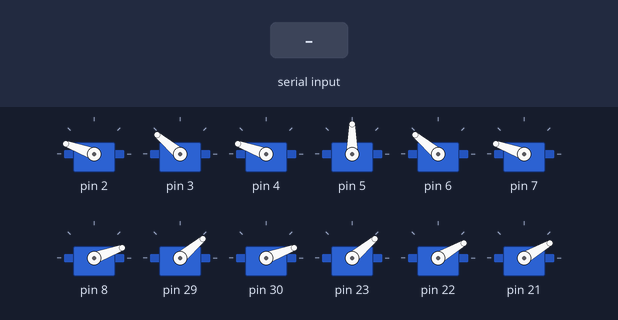
Bench run of a sketch on a simulated Arduino Mega 2560, built with avr-gcc and run on an emulated ATmega2560. Shown: 12 × servo. The inputs (shaded band) are chosen by the test bench.

Above: at 4.2 s.
4.3 s: "dance\n" received over Serial
At 5.1 s:
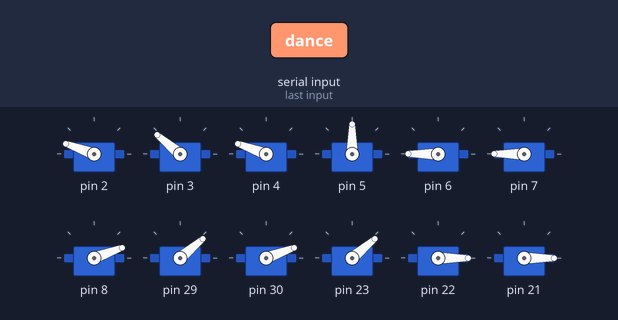
At 7.2 s:
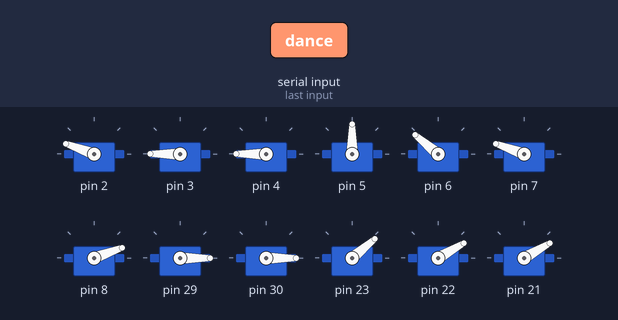
Timing chart, 0 to 13.1 s (numbered marks = the images above; inputs shaded):
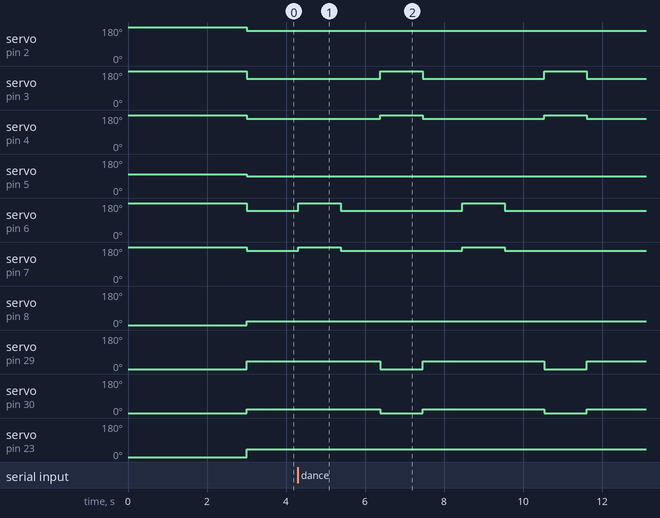

The sketch:

hexapod_v_0_2.ino
```cpp
#include <PWMServo.h>

/*
 *
 * PIN LAYOUT SERVO
 * KAKI      array      X               Y               Z
 * --------------------------------------------------------
 * 1           0        2               3               4
 * 2           1        5               6               7
 * 3           2        8               29              30
 * 4           3        23              22              21
 * 5           4        20              17              16
 * 6           5        14              38              37
 */

 /*
  *   GENAP     GANJIL
  *     0          1
  *     2          3
  *     4          5
  *
  *
  *
  *   MUKA ROBOT
  *   3       0
  *   4       1
  *   5       2
  */


PWMServo ServoX[6];
PWMServo ServoY[6];
PWMServo ServoZ[6];

int servo_pos_x[6][3];
int servo_pos_y[6][2];
int servo_pos_z[6][2];

int kaki_genap[3];
int kaki_ganjil[3];

const int forward = 0;
const int netral = 1;
const int rear = 2;

const int up = 0;
const int down = 1;
const int in = 2;
const int out = 3;

String serialResponse = ""; //Deklrasiin Variabel String/Serial
char sz[] = "kanan;100;200;300;400"; //Memasukan Variabel Kaki Kanan
String tes[10];

void register_servo() {
      kaki_genap[0] = 0;
      kaki_genap[1] = 2;
      kaki_genap[2] = 4;

      kaki_ganjil[0] = 1;
      kaki_ganjil[1] = 3;
      kaki_ganjil[2] = 5;

      ServoX[0].attach(2);
      ServoY[0].attach(3);
      ServoZ[0].attach(4);
      servo_pos_x[0][forward] = 180;
      servo_pos_x[0][netral] = 160;
      servo_pos_x[0][rear] = 140;
      servo_pos_y[0][up] = 180;
      servo_pos_y[0][down] = 140;
      servo_pos_z[0][up] = 160;
      servo_pos_z[0][down] = 180;

      ServoX[1].attach(5);
      ServoY[1].attach(6);
      ServoZ[1].attach(7);
      servo_pos_x[1][forward] = 110;
      servo_pos_x[1][netral] = 90;
      servo_pos_x[1][rear] = 70;
      servo_pos_y[1][up] = 180;
      servo_pos_y[1][down] = 140;
      servo_pos_z[1][up] = 160;
      servo_pos_z[1][down] = 180;

      ServoX[2].attach(8);
      ServoY[2].attach(29);
      ServoZ[2].attach(30);
      servo_pos_x[2][forward] = 40;
      servo_pos_x[2][netral] = 20;
      servo_pos_x[2][rear] = 0;
      servo_pos_y[2][up] = 0;
      servo_pos_y[2][down] = 40;
      servo_pos_z[2][up] = 20;
      servo_pos_z[2][down] = 0;

      ServoX[3].attach(23);
      ServoY[3].attach(22);
      ServoZ[3].attach(21);
      servo_pos_x[3][forward] = 20;
      servo_pos_x[3][netral] = 40;
      servo_pos_x[3][rear] = 60;
      servo_pos_y[3][up] = 0;
      servo_pos_y[3][down] = 30;
      servo_pos_z[3][up] = 30;
      servo_pos_z[3][down] = 0;

      ServoX[4].attach(20);
      ServoY[4].attach(36);
      ServoZ[4].attach(35);
      servo_pos_x[4][forward] = 70;
      servo_pos_x[4][netral] = 90;
      servo_pos_x[4][rear] = 110;
      servo_pos_y[4][up] = 0;
      servo_pos_y[4][down] = 40;
      servo_pos_z[4][up] = 20;
      servo_pos_z[4][down] = 0;

      ServoX[5].attach(14);
      ServoY[5].attach(38);
      ServoZ[5].attach(37);
      servo_pos_x[5][forward] = 140;
      servo_pos_x[5][netral] = 160;
      servo_pos_x[5][rear] = 180;
      servo_pos_y[5][up] = 180;
      servo_pos_y[5][down] = 130;
      servo_pos_z[5][up] = 155;
      servo_pos_z[5][down] = 180;
}

void lipet_kaki() {
    ServoX[0].write(180);
    ServoY[0].write(180);
    ServoZ[0].write(180);

    ServoX[1].write(100);
    ServoY[1].write(180);
    ServoZ[1].write(180);

    ServoX[2].write(0);
    ServoY[2].write(0);
    ServoZ[2].write(0);

    ServoX[3].write(0);
    ServoY[3].write(0);
    ServoZ[3].write(0);

    ServoX[4].write(75);
    ServoY[4].write(0);
    ServoZ[4].write(0);

    ServoX[5].write(180);
    ServoY[5].write(180);
    ServoZ[5].write(180);
}

void init_position() {
    move_legs_neutral(kaki_genap);
    move_legs_neutral(kaki_ganjil);
}

void legs_move_neutal(int leg) {
      ServoX[leg].write(servo_pos_x[leg][netral]);
      ServoY[leg].write(servo_pos_y[leg][down]);
      ServoZ[leg].write(servo_pos_z[leg][up]);
}

void move_legs_neutral(int legs[]) {
    for(int i=0; i<3; i+=1) {
        legs_move_neutal(legs[i]);
    }
}

void move_legs_up(int legs[]) {
    for(int i=0; i<3; i+=1) {
        ServoY[legs[i]].write(servo_pos_y[legs[i]][up]);
        ServoZ[legs[i]].write(servo_pos_z[legs[i]][down]);
    }
    delay(75);
}

void move_legs_down(int legs[]) {
    for(int i=0; i<3; i+=1) {
        ServoY[legs[i]].write(servo_pos_y[legs[i]][down]);
        ServoZ[legs[i]].write(servo_pos_z[legs[i]][up]);
    }
    delay(75);
}

void move_legs_forward(int legs[]) {
    for(int i=0; i<3; i+=1) {
        ServoX[legs[i]].write(servo_pos_x[legs[i]][forward]);
    }
    delay(75);
}

void move_legs_backward(int legs[]) {
    for(int i=0; i<3; i+=1) {
        ServoX[legs[i]].write(servo_pos_x[legs[i]][rear]);
    }
    delay(75);
}

void setup() {
    Serial.begin(9600);
    register_servo();
    lipet_kaki();
    delay(3000);
    init_position();
}

void loop() {
    if (Serial.available() > 0) {
        serialResponse = Serial.readStringUntil('\r\n');
        char buf[sizeof(sz)];
        serialResponse.toCharArray(buf, sizeof(buf));
        char *p = buf;
        char *str;
        int i = 0;
        while((str = strtok_r(p, ";", &p)) != NULL) {
            tes[i] = str;
            i++;
        }

        if(tes[0]=="netral") {
            lipet_kaki();
            init_position();
        } else if(tes[0]=="lipet") {
            lipet_kaki();
        } else if(tes[0]=="ganjil") {
            move_legs_up(kaki_ganjil);
        } else if(tes[0]=="genap") {
            move_legs_up(kaki_genap);
        } else if(tes[0]=="dance") {
            move_legs_up(kaki_ganjil);
            delay(1000);
            init_position();
            delay(1000);
            move_legs_up(kaki_genap);
            delay(1000);
            init_position();
            delay(1000);
            move_legs_up(kaki_ganjil);
            delay(1000);
            init_position();
            delay(1000);
            move_legs_up(kaki_genap);
            delay(1000);
            init_position();
        } else if(tes[0]=="maju") {
            for(int i=0; i<tes[1].toInt(); i+=1) {
              move_legs_up(kaki_ganjil);
              move_legs_forward(kaki_ganjil);
              move_legs_down(kaki_ganjil);

              move_legs_up(kaki_genap);
              move_legs_backward(kaki_ganjil);
              move_legs_forward(kaki_genap);

              move_legs_down(kaki_genap);
              move_legs_up(kaki_ganjil);
              move_legs_backward(kaki_genap);
            }

            init_position();
        } else if(tes[0]=="mundur") {
            for(int i=0; i<tes[1].toInt(); i+=1) {
              move_legs_up(kaki_ganjil);
              move_legs_backward(kaki_ganjil);
              move_legs_down(kaki_ganjil);

              move_legs_up(kaki_genap);
              move_legs_forward(kaki_ganjil);
              move_legs_backward(kaki_genap);

              move_legs_down(kaki_genap);
              move_legs_up(kaki_ganjil);
              move_legs_forward(kaki_genap);
            }

            init_position();
        } else if(tes[0]=="belok_kanan") {
            for(int i=0; i<tes[1].toInt(); i+=1) {
                move_legs_up(kaki_ganjil);
                ServoX[1].write(servo_pos_x[1][rear]);
                ServoX[3].write(servo_pos_x[3][forward]);
                ServoX[5].write(servo_pos_x[5][forward]);
                delay(75);
                move_legs_down(kaki_ganjil);
                move_legs_up(kaki_genap);
                ServoX[1].write(servo_pos_x[1][forward]);
                ServoX[3].write(servo_pos_x[3][rear]);
                ServoX[5].write(servo_pos_x[5][rear]);
                delay(75);
                ServoX[0].write(servo_pos_x[0][rear]);
                ServoX[2].write(servo_pos_x[2][rear]);
                ServoX[4].write(servo_pos_x[4][forward]);
                delay(75);
                move_legs_down(kaki_genap);
                move_legs_up(kaki_ganjil);
                ServoX[0].write(servo_pos_x[0][forward]);
                ServoX[2].write(servo_pos_x[2][forward]);
                ServoX[4].write(servo_pos_x[4][rear]);
                delay(75);
            }

            init_position();
        } else if(tes[0]=="belok_kiri") {
            for(int i=0; i<tes[1].toInt(); i+=1) {
                move_legs_up(kaki_ganjil);
                ServoX[1].write(servo_pos_x[1][forward]);
                ServoX[3].write(servo_pos_x[3][rear]);
                ServoX[5].write(servo_pos_x[5][rear]);
                delay(75);
                move_legs_down(kaki_ganjil);
                move_legs_up(kaki_genap);
                ServoX[1].write(servo_pos_x[1][rear]);
                ServoX[3].write(servo_pos_x[3][forward]);
                ServoX[5].write(servo_pos_x[5][forward]);
                delay(75);
                ServoX[0].write(servo_pos_x[0][forward]);
                ServoX[2].write(servo_pos_x[2][forward]);
                ServoX[4].write(servo_pos_x[4][rear]);
                delay(75);
                move_legs_down(kaki_genap);
                move_legs_up(kaki_ganjil);
                ServoX[0].write(servo_pos_x[0][rear]);
                ServoX[2].write(servo_pos_x[2][rear]);
                ServoX[4].write(servo_pos_x[4][forward]);
                delay(75);
            }


            init_position();
        } else {
            // buat ngeter per kaki
//            ServoX[tes[0].toInt()].write(tes[1].toInt());
//            ServoY[tes[0].toInt()].write(tes[2].toInt());
//            ServoZ[tes[0].toInt()].write(tes[3].toInt());

            // buat ngetes per servo
            // tinggal ganti X/Y/Z
//            ServoY[tes[0].toInt()].write(tes[1].toInt());
//            ServoZ[tes[0].toInt()].write(tes[2].toInt());
        }
    }

}


// ROUTINE

void maju() {
    move_legs_up(kaki_ganjil);
    move_legs_forward(kaki_ganjil);
    move_legs_down(kaki_ganjil);

    move_legs_up(kaki_genap);
    move_legs_backward(kaki_ganjil);
    move_legs_forward(kaki_genap);

    move_legs_down(kaki_genap);
    move_legs_up(kaki_ganjil);
    move_legs_backward(kaki_genap);
   }


void mundur() {
    move_legs_up(kaki_ganjil);
    move_legs_backward(kaki_ganjil);
    move_legs_down(kaki_ganjil);

    move_legs_up(kaki_genap);
    move_legs_forward(kaki_ganjil);
    move_legs_backward(kaki_genap);

    move_legs_down(kaki_genap);
    move_legs_up(kaki_ganjil);
    move_legs_forward(kaki_genap);
    }
```

Measured:
- after the input at 4.3 s, servo on pin 3: alternates 180° for 1.1 s and 140° for 3.1 s, starting after 2.1 s; servo on pin 4: alternates 180° for 1.1 s and 160° for 3.1 s, starting after 2.1 s
